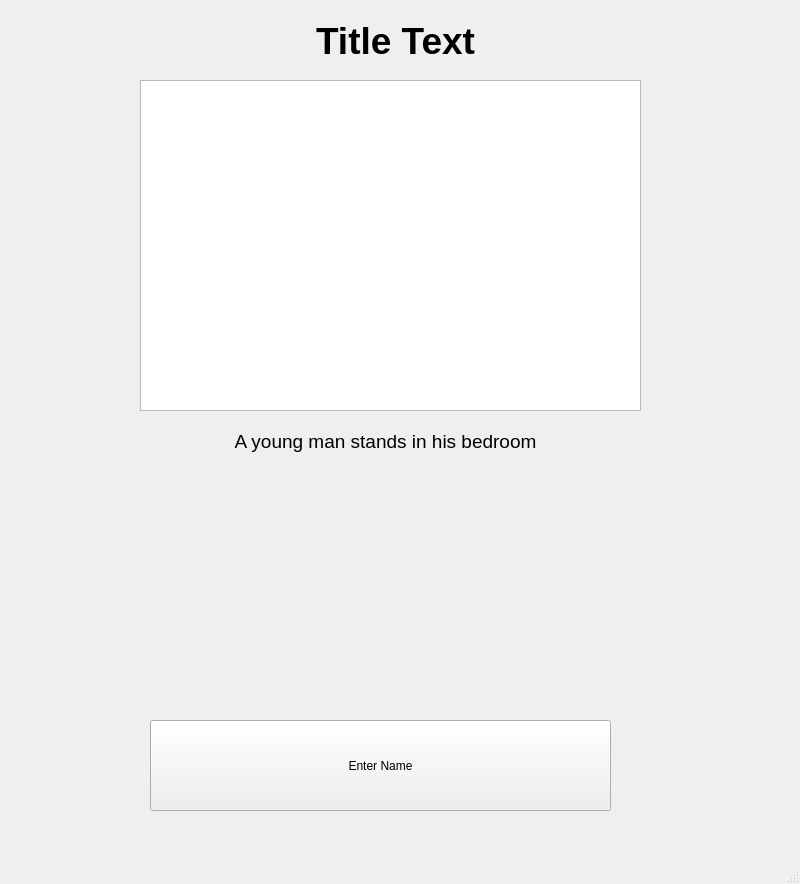
<?xml version="1.0" encoding="UTF-8"?>
<ui version="4.0">
 <class>MainWindow</class>
 <widget class="QMainWindow" name="MainWindow">
  <property name="geometry">
   <rect>
    <x>0</x>
    <y>0</y>
    <width>800</width>
    <height>884</height>
   </rect>
  </property>
  <property name="windowTitle">
   <string>Homestuck Downloader</string>
  </property>
  <widget class="QWidget" name="centralwidget">
   <widget class="QLabel" name="labelTitle">
    <property name="geometry">
     <rect>
      <x>0</x>
      <y>20</y>
      <width>791</width>
      <height>41</height>
     </rect>
    </property>
    <property name="text">
     <string>&lt;html&gt;&lt;head/&gt;&lt;body&gt;&lt;p&gt;&lt;span style=&quot; font-size:28pt; font-weight:600;&quot;&gt;Title Text&lt;/span&gt;&lt;/p&gt;&lt;/body&gt;&lt;/html&gt;</string>
    </property>
    <property name="textFormat">
     <enum>Qt::RichText</enum>
    </property>
    <property name="alignment">
     <set>Qt::AlignCenter</set>
    </property>
   </widget>
   <widget class="QLabel" name="labelBody">
    <property name="geometry">
     <rect>
      <x>60</x>
      <y>430</y>
      <width>651</width>
      <height>231</height>
     </rect>
    </property>
    <property name="text">
     <string>&lt;html&gt;&lt;head/&gt;&lt;body&gt;&lt;p&gt;&lt;span style=&quot; font-size:14pt;&quot;&gt;A young man stands in his bedroom&lt;/span&gt;&lt;/p&gt;&lt;p&gt;&lt;br/&gt;&lt;/p&gt;&lt;/body&gt;&lt;/html&gt;</string>
    </property>
    <property name="textFormat">
     <enum>Qt::RichText</enum>
    </property>
    <property name="alignment">
     <set>Qt::AlignHCenter|Qt::AlignTop</set>
    </property>
   </widget>
   <widget class="QPushButton" name="buttonNext">
    <property name="geometry">
     <rect>
      <x>150</x>
      <y>720</y>
      <width>461</width>
      <height>91</height>
     </rect>
    </property>
    <property name="text">
     <string>Enter Name</string>
    </property>
   </widget>
   <widget class="QGraphicsView" name="viewImage">
    <property name="geometry">
     <rect>
      <x>140</x>
      <y>80</y>
      <width>501</width>
      <height>331</height>
     </rect>
    </property>
   </widget>
  </widget>
  <widget class="QMenuBar" name="menubar">
   <property name="geometry">
    <rect>
     <x>0</x>
     <y>0</y>
     <width>800</width>
     <height>21</height>
    </rect>
   </property>
  </widget>
  <widget class="QStatusBar" name="statusbar"/>
 </widget>
 <resources/>
 <connections/>
</ui>
